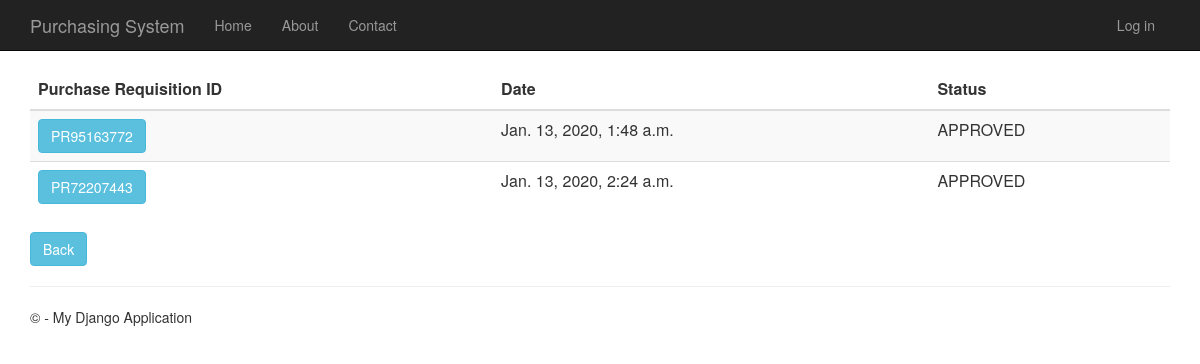
/purchaserequisitionhistory, run on an earlier commit of the app's database.
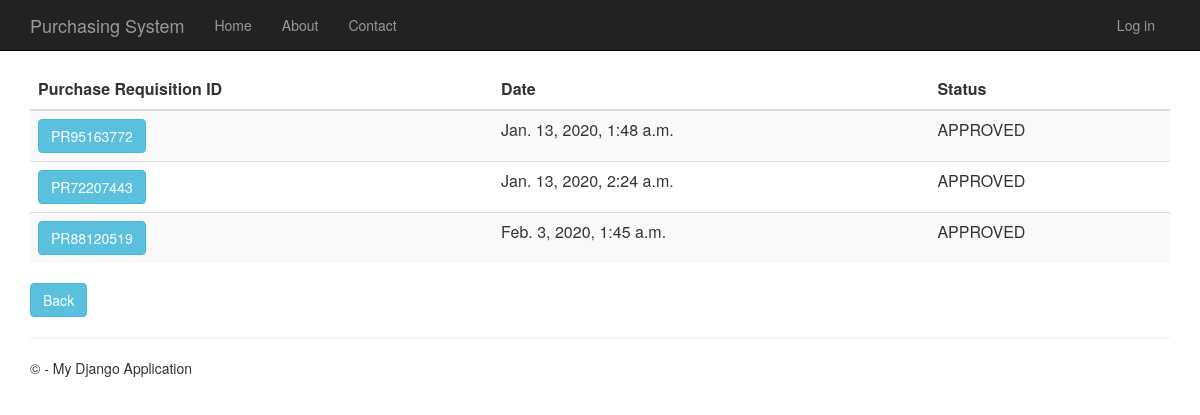
And on a later commit of the database.
### PurchaseRequisition/models.py (models this page shows)
class PurchaseRequisition(models.Model):
    pr_id= models.CharField(max_length=10, primary_key=True) #takes character
    description= models.TextField(null=True,default=None, blank=True)
    time_created= models.DateTimeField()
    total_price= models.DecimalField(max_digits=10, decimal_places=2, default=Decimal('0.00'))
    status= models.TextField(max_length=10, default="Pending")
    person_id = models.ForeignKey(Person)
    def __str__(self):
        return str(self.pr_id)

### PurchaseRequisition/views.py (the view)
# urls.py: url(r'^purchaserequisitionhistory', PurchaseRequisition.views.purchaserequisitionhistory, name="purchase_requisition_history"),
def purchaserequisitionhistory(request):
    purchase_requisitions = PurchaseRequisition.objects.all()
    print(purchase_requisitions)
    context = {
            'title':'Purchase Requisition History',
            'rows':purchase_requisitions
        }
    return render(request,'PurchaseRequisition/purchaserequisitionhistory.html',context)

### PurchaseRequisition/templates/PurchaseRequisition/purchaserequisitionhistory.html
﻿{% extends "app/layout.html" %}
{% block content %}
<div class="purchaseorderhistory margintop" action="menu" >
    <form action="purchaserequisitionhistorydetails" method="GET">
        <table class="table table-striped margintop">
          <thead>
            <tr>
              <th scope="col">Purchase Requisition ID</th>
              <th scope="col">Date</th>
              <th scope="col">Status</th>
            </tr>
          </thead>
          <tbody>
              {% for r in rows %}
            <tr>
                 <td><button type="submit" name="pr_id" value="{{r.pr_id}}" class="btn btn-info" >{{r.pr_id}}</button></td>
                 <td>{{r.time_created}}</td>
                 <td>{{r.status}}</td>
            </tr>
              {% endfor %}
          </tbody>
        </table>
    </form>
       <form action="menu">
        <div class="margintop">
            <button type="submit" class="btn btn-info" >Back</button>
        </div>
    </form>
</div>
{% endblock %}

What changed in the data, as far as the page shows it:
added PurchaseRequisition: pr_id "PR88120519", time_created "Feb. 3, 2020, 1:45 a.m.", status "APPROVED"
